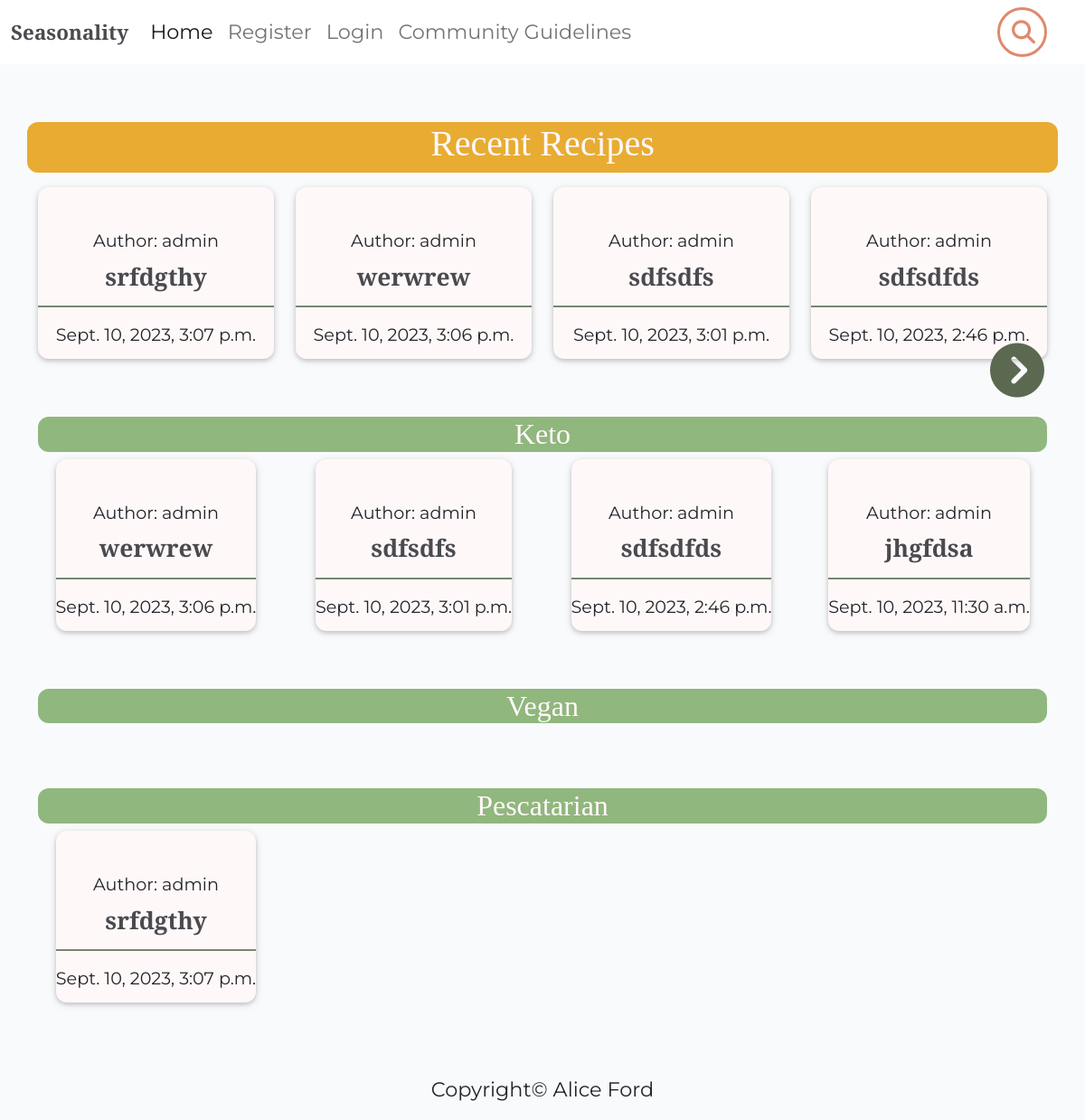
The page / on the database its author committed.
### recipebook/models.py (models this page shows, shortened)
class Recipe(models.Model):
    class NewManager(models.Manager):
        def get_queryset(self):
            return super().get_queryset() .filter()
    title = models.CharField(max_length=200, unique=True)
    slug = models.SlugField(max_length=200, unique=True)
    author = models.ForeignKey(
        User, on_delete=models.CASCADE, related_name="recipes"
    )
    diet = models.ForeignKey(
        Diet, on_delete=models.CASCADE, default=True, null=False)
    season = models.ForeignKey(
        Season, on_delete=models.CASCADE, default=True, null=False)
    featured_image = CloudinaryField('image', default='placeholder')
    updated_on = models.DateTimeField(auto_now=True)
    content = models.TextField()
    created_on = models.DateTimeField(auto_now_add=True)
    status = models.IntegerField(choices=STATUS, default=0)
    ingredients = models.TextField(default='placeholder')
    calories = models.IntegerField(default=0)
    fat = models.IntegerField(default=0)
    protein = models.IntegerField(default=0)
    carbs = models.IntegerField(default=0)
    servs = models.IntegerField(default=0)
    favourites = models.ManyToManyField(
        User, related_name='favourite', default=None, blank=True)
    objects = models.Manager()
    newmanager = NewManager()
    class Meta:
        ordering = ["-created_on"]

class Diet(models.Model):
    name = models.CharField(max_length=100)

### recipebook/views.py (the view)
# urls.py: path('', views.IndexView.as_view(), name='home'),
class IndexView(TemplateView):
    template_name = 'index.html'
    paginate_by = 4
    def get_context_data(self, **kwargs):
        context = super().get_context_data(**kwargs)
        recipes = Recipe.objects.filter(status=1)
        diets = Diet.objects.all()
        paginator = Paginator(recipes, self.paginate_by)
        page = self.request.GET.get('page')
        recipes_page = paginator.get_page(page)
        context['recipes'] = recipes_page
        context['diets'] = diets
        return context

### templates/index.html (shortened to what this page needs)
{% extends "base/base.html" %}
{% block content %}
<div class="container-fluid">
    <div class="container text-center my-3">
        <div class="row py-5">
            <div class="text-center recent-background mb-3">
                <h1>Recent Recipes</h1>
            </div>
            {% for recipe in recipes %}
            <div class="col-md-3">
                <div class="card md-3">
                    <div class="card-body">
                        <div class="image-flash">
                            <p class="author">Author: {{ recipe.author }}</p>
                        </div>
                    </div>
                    <a href="{% url 'recipe_detail' recipe.slug  %}" class="recipe-link">
                        <h3 class="card-title">{{ recipe.title }}</h3>
                    </a>
                    <hr class="card-hr" />
                    <p class="card-text text-muted-6">{{ recipe.created_on }}</p>
                </div>
            </div>
            {% endfor %}
        </div>
    </div>
</div>
    {% if recipes.has_next %}
    <div class="col-12">
        <a class="carousel-control-next" href="?page={{ recipes.next_page_number }}" role="button" data-slide="next">
            <span class="fa-solid fa-circle-chevron-right fa-xl" aria-hidden="true"></span>
        </a>
    </div>
    {% endif %}
{% for diet in diets|slice:":3" %}
<div class="container-fluid">
    <div class="container my-3">
        <div class="text-center diet-background">
            <h2 class="text-center">{{ diet.name }}</h2>
        </div>
        <div class="row pb-5 mt-2">
            {% for recipe in diet.recipe_set.all|slice:":4" %}
            {% if recipe.status %}
            <div class="col-md-3 d-flex flex-row text-center">
                <div class="card mx-auto">
                    <div class="card-body">
                        <div class="image-flash">
                            <p class="author">Author: {{ recipe.author }}</p>
                        </div>
                    </div>
                    <a href="{% url 'recipe_detail' recipe.slug  %}" class="recipe-link">
                        <h3 class="card-title">{{ recipe.title }}</h3>
                    </a>
                    <hr class="card-hr" />
                    <p class="card-text text-muted-6">{{ recipe.created_on }}</p>
                </div>
            </div>
            {% endif %}
            {% endfor %}
        </div>
    </div>
</div>
{% endfor %}
{% endblock %}

### static/css/style.css (style rules this page uses)
body { background-color: #F9FAFC; overflow-x: hidden; font-family: 'Montserrat', sans-serif; }
.main-bg { background-image: url('https://res.cloudinary.com/dnyfx3g7s/image/upload/v1694383930/background_seasonality.svg'); background-attachment: fixed; background-repeat: no-repeat; background-size: cover; background-position: center; }
p, ul, li { font-family: 'Montserrat', sans-serif; font-size: 1.4rem; color: #212529; }
a { font-family: 'Montserrat', sans-serif; color: #212529; }
h1, h2, h3, h4, h5, h6 { font-family: 'Playfair Display', serif; color: #4A4A4F; }
.card { border: none; background-color: transparent; }
.recipe-link { text-decoration: none; color: #445261; }
.diet-background { background-color: #90b77d; border-radius: 12px; }
.recent-background { background-color: #E8AC33; border-radius: 12px; }
.recent-background h1, h2 { color: #fff8f9; }
.card { display: block; padding-bottom: 12px; background-color: #fff8f9; border-radius: 12px; box-shadow: 0 2px 5px 0 rgba(0, 0, 0, 0.16), 0 2px 10px 0 rgba(0, 0, 0, 0.12); transition: box-shadow .25s; }
.carousel-control-next, .carousel-control-prev { opacity: 1; top: 10em; bottom: 165px; text-decoration: none; font-size: 40px; height: 20px; padding-left: 30px; color: #5A6950; }
.author { margin: 5px 0 -6px 0; font-size: 1.2rem }
.card-text { font-size: 1.2rem }
.card-hr { border: 1.5px solid #5a6950; opacity: .8; }
.card-title { margin-top: 0px; font-weight: 600; font-size: 1.65em; }
.container-fluid { max-width: 100%; }

### rows shown on the page
Recipe: author "admin", title "srfdgthy", created_on "Sept. 10, 2023, 3:07 p.m."
Recipe: author "admin", title "werwrew", created_on "Sept. 10, 2023, 3:06 p.m."
Recipe: author "admin", title "sdfsdfs", created_on "Sept. 10, 2023, 3:01 p.m."
Recipe: author "admin", title "sdfsdfds", created_on "Sept. 10, 2023, 2:46 p.m."
Diet: name "Keto"
Recipe: author "admin", title "jhgfdsa", created_on "Sept. 10, 2023, 11:30 a.m."
Diet: name "Vegan"
Diet: name "Pescatarian"
